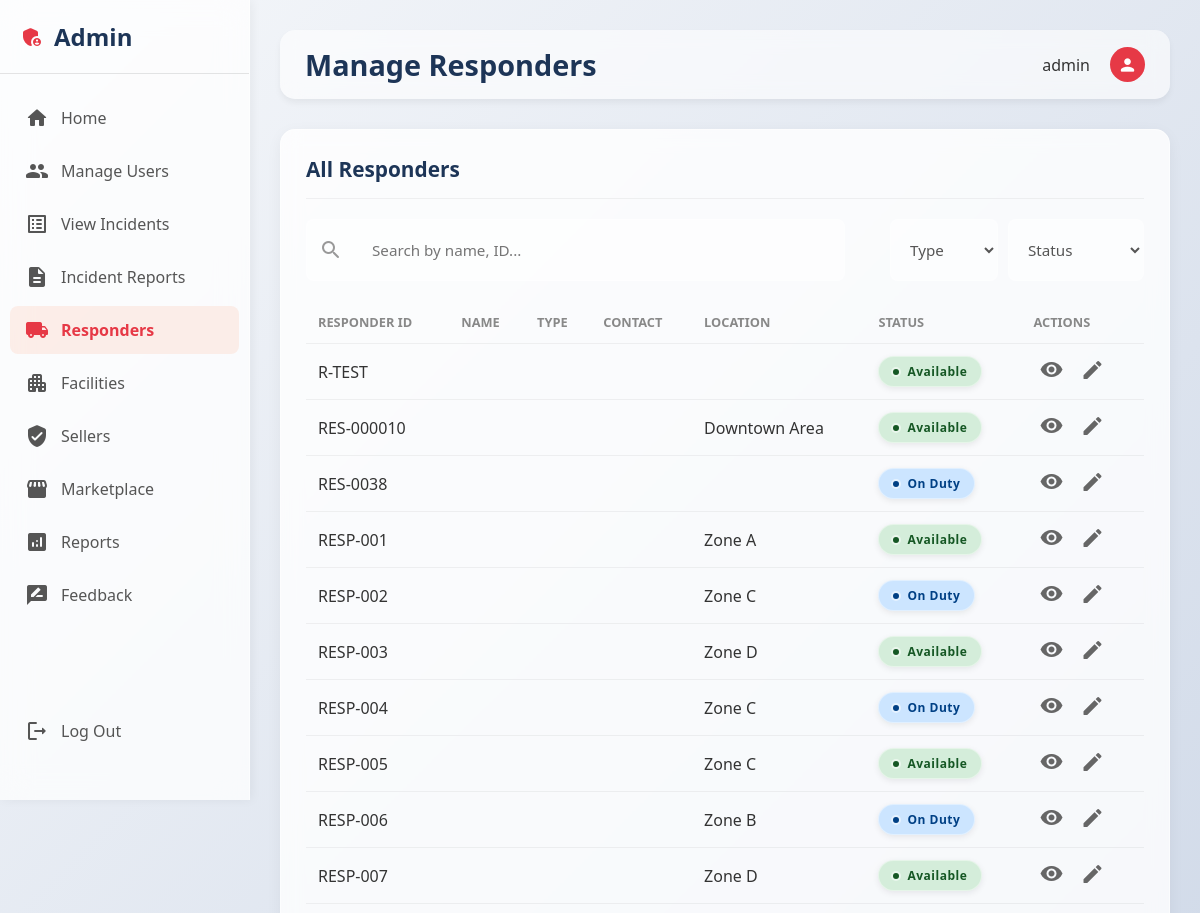
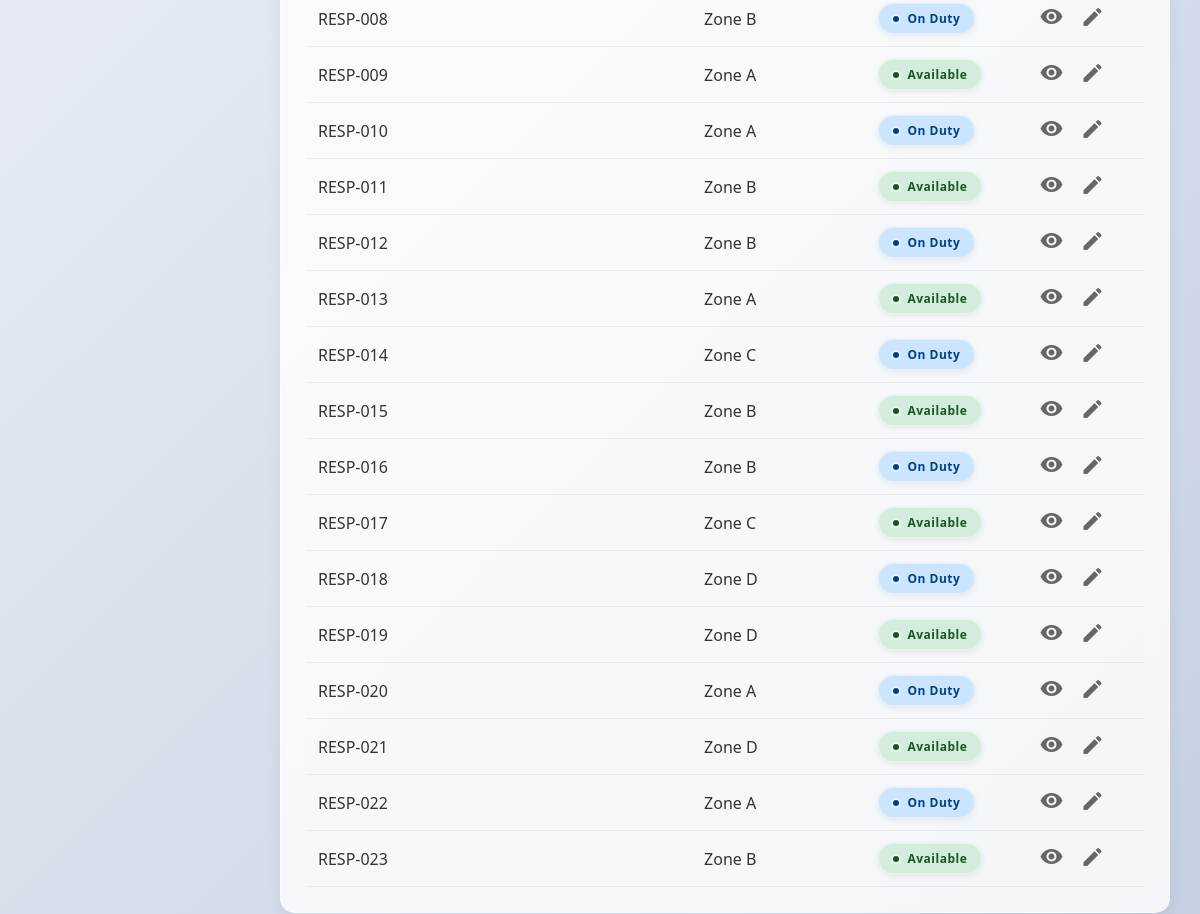
Page /manage-responders/ (signed in) on the earlier database version (2 pictures, top to bottom).
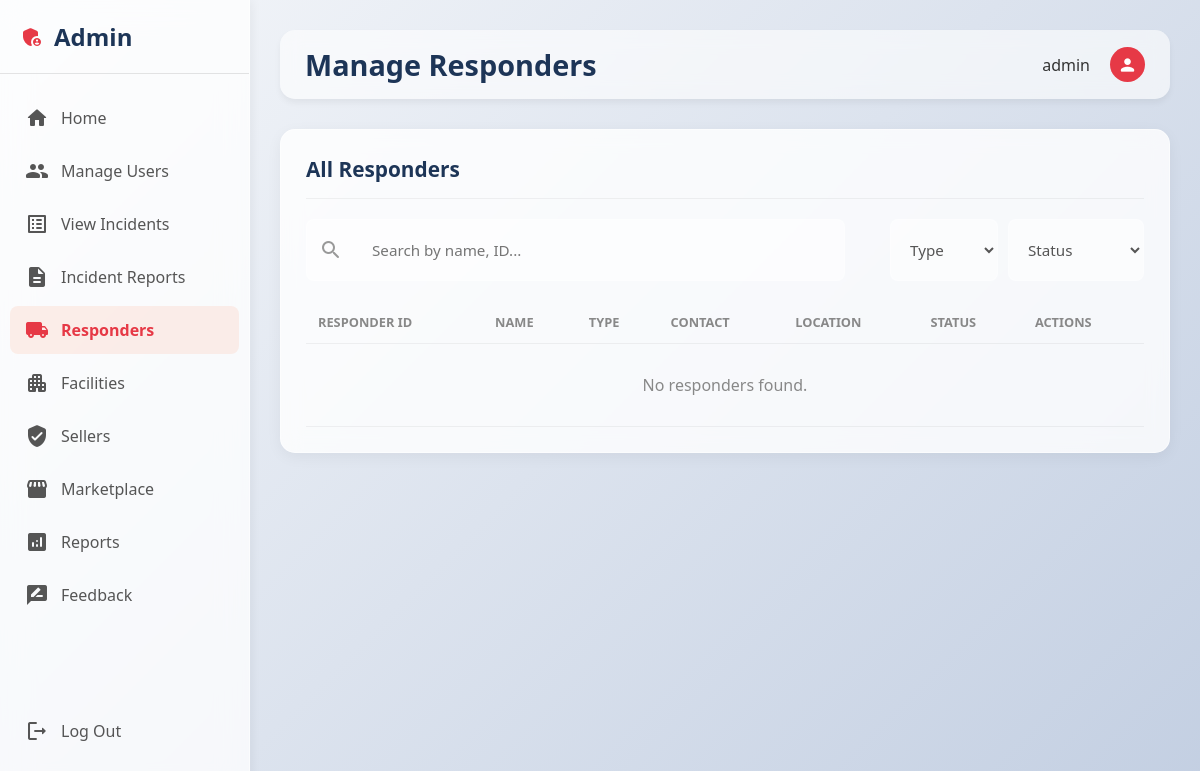
Same page on the later database version.
### aid_app/models.py (models this page shows, shortened)
class Responder(models.Model):
    STATUS_CHOICES = [
        ('available', 'Available'),
        ('on_duty', 'On Duty'),
        ('off_duty', 'Off Duty'),
        ('unavailable', 'Unavailable'),
    ]
    user = models.OneToOneField(User, on_delete=models.CASCADE, related_name='responder_profile')
    responder_id = models.CharField(max_length=20, unique=True)
    phone = models.CharField(max_length=20)
    specialization = models.CharField(max_length=200, blank=True)
    certification = models.CharField(max_length=200, blank=True)
    status = models.CharField(max_length=20, choices=STATUS_CHOICES, default='available')
    current_location = models.CharField(max_length=200, blank=True)
    rating = models.FloatField(default=0.0)
    handled_incidents = models.PositiveIntegerField(default=0)
    last_active = models.DateTimeField(auto_now=True)
    created_at = models.DateTimeField(auto_now_add=True)
    updated_at = models.DateTimeField(auto_now=True)
    class Meta:
        ordering = ['responder_id']

### aid_app/views.py (the view)
# urls.py: path('manage-responders/', views.manage_responders_view, name='manage_responders'),
def manage_responders_view(request):
    if not request.user.is_authenticated:
        messages.error(request, 'Please login to access this page.')
        return redirect('aid_app:login')
    if not request.user.is_staff and not request.user.is_superuser:
        messages.error(request, 'You do not have permission to access this page.')
        return redirect('aid_app:dashboard')
    context = {
        'total_responders': Responder.objects.count(),
        'available_responders': Responder.objects.filter(status='available').count(),
        'on_duty_responders': Responder.objects.filter(status='on_duty').count(),
        'responders': Responder.objects.all().order_by('responder_id'),
        'user': request.user,
    }
    return render(request, 'admin/manage_responders.html', context)

### aid_app/context_processors.py (called while the page is built)
def get_profile_icon(gender, role):
    if gender == 'male':
        return 'man'
    elif gender == 'female':
        return 'woman'
    elif role == 'admin':
        return 'admin_panel_settings'
    elif role == 'seller':
        return 'store'
    elif role == 'responder':
        return 'emergency'
    elif role == 'facility':
        return 'local_hospital'
    else:
        return 'person'

### aid_app/templates/admin/manage_responders.html (shortened to what this page needs)
{% extends 'admin/base_admin.html' %}
{% load static %}
{% block page_title %}Manage Responders{% endblock %}
{% block admin_css %}
<link rel="stylesheet" href="{% static 'css/admin/manage_responders.css' %}">
{% endblock %}
{% block admin_content %}
<div class="glass-card" style="padding: 25px;">
    <div class="card-header-row" style="margin-bottom: 20px;">
        <h2 class="card-title">All Responders</h2>
    </div>
    <div class="filters-wrapper">
        <div class="search-box">
            <span class="material-icons-round search-icon" style="color: #999;">search</span>
            <input type="text" class="search-input" placeholder="Search by name, ID...">
        </div>
        <div class="dropdowns">
            <select class="filter-select">
                <option>Type</option>
            </select>
            <select class="filter-select">
                <option>Status</option>
            </select>
        </div>
    </div>
    <div class="table-responsive">
        <table class="data-table" style="width: 100%; border-collapse: collapse;">
            <thead>
                <tr style="border-bottom: 1px solid rgba(0,0,0,0.1);">
                    <th style="padding: 12px; text-align: left;">Responder ID</th>
                    <th style="padding: 12px; text-align: left;">Name</th>
                    <th style="padding: 12px; text-align: left;">Type</th>
                    <th style="padding: 12px; text-align: left;">Contact</th>
                    <th style="padding: 12px; text-align: left;">Location</th>
                    <th style="padding: 12px; text-align: left;">Status</th>
                    <th style="padding: 12px; text-align: left;">Actions</th>
                </tr>
            </thead>
            <tbody>
                {% for responder in responders %}
                <tr style="border-bottom: 1px solid rgba(0,0,0,0.05);">
                    <td style="padding: 12px;">{{ responder.responder_id }}</td>
                    <td style="padding: 12px; font-weight: 500;">{{ responder.name }}</td>
                    <td style="padding: 12px;">{{ responder.responder_type }}</td>
                    <td style="padding: 12px;">{{ responder.contact }}</td>
                    <td style="padding: 12px;">{{ responder.current_location }}</td>
                    <td style="padding: 12px;">
                        {% if responder.status == 'available' %}
                        <span class="badge badge-available">Available</span>
                        {% elif responder.status == 'on_duty' %}
                        <span class="badge badge-on-duty">On Duty</span>
                        {% elif responder.status == 'off_duty' %}
                        <span class="badge badge-off-duty">Off Duty</span>
                        {% else %}
                        <span class="badge badge-unavailable">Unavailable</span>
                        {% endif %}
                    </td>
                    <td style="padding: 12px;">
                        <div class="action-buttons">
                            <button class="btn-icon view-btn" title="View Details">
                                <span class="material-icons-round">visibility</span>
                            </button>
                            <button class="btn-icon edit-btn" title="Edit Responder">
                                <span class="material-icons-round">edit</span>
                            </button>
                        </div>
                    </td>
                </tr>
                {% empty %}
                <tr>
                    <td colspan="7" style="text-align: center; padding: 30px; color: #888;">No responders found.</td>
                </tr>
                {% endfor %}
            </tbody>
        </table>
    </div>
</div>
{% endblock %}

Differences in the rows shown:
removed Responder: responder_id "R-TEST", status "Available"
removed Responder: responder_id "RES-000010", current_location "Downtown Area", status "Available"
removed Responder: responder_id "RES-0038", status "On Duty"
removed Responder: responder_id "RESP-001", current_location "Zone A", status "Available"
removed Responder: responder_id "RESP-002", current_location "Zone C", status "On Duty"
removed Responder: responder_id "RESP-003", current_location "Zone D", status "Available"
removed Responder: responder_id "RESP-004", current_location "Zone C", status "On Duty"
removed Responder: responder_id "RESP-005", current_location "Zone C", status "Available"
removed Responder: responder_id "RESP-006", current_location "Zone B", status "On Duty"
removed Responder: responder_id "RESP-007", current_location "Zone D", status "Available"
removed Responder: responder_id "RESP-008", current_location "Zone B", status "On Duty"
removed Responder: responder_id "RESP-009", current_location "Zone A", status "Available"
removed Responder: responder_id "RESP-010", current_location "Zone A", status "On Duty"
removed Responder: responder_id "RESP-011", current_location "Zone B", status "Available"
removed Responder: responder_id "RESP-012", current_location "Zone B", status "On Duty"
removed Responder: responder_id "RESP-013", current_location "Zone A", status "Available"
removed Responder: responder_id "RESP-014", current_location "Zone C", status "On Duty"
removed Responder: responder_id "RESP-015", current_location "Zone B", status "Available"
removed Responder: responder_id "RESP-016", current_location "Zone B", status "On Duty"
removed Responder: responder_id "RESP-017", current_location "Zone C", status "Available"
removed Responder: responder_id "RESP-018", current_location "Zone D", status "On Duty"
removed Responder: responder_id "RESP-019", current_location "Zone D", status "Available"
removed Responder: responder_id "RESP-020", current_location "Zone A", status "On Duty"
removed Responder: responder_id "RESP-021", current_location "Zone D", status "Available"
removed Responder: responder_id "RESP-022", current_location "Zone A", status "On Duty"
removed Responder: responder_id "RESP-023", current_location "Zone B", status "Available"
Other differences:
text now shown: "No responders found."
